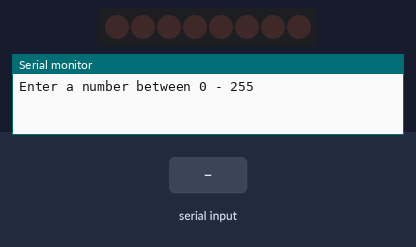
Recording of a sketch running on a simulated Arduino Uno, built with avr-gcc and run on an emulated ATmega328P. Parts: 8 shift-register outputs drawn as a row of LEDs (first output left, lit = HIGH), the last lines printed to the serial monitor. The inputs (shaded band) are chosen by the test bench.

Above: at 1.2 s.
1.3 s: "90,45\n" received over Serial
At 2.7 s:
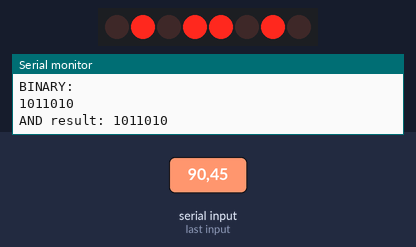
At 5.0 s:
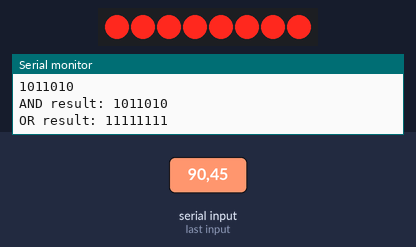
Timing chart, 0 to 21.8 s (numbered marks = the images above; inputs shaded):
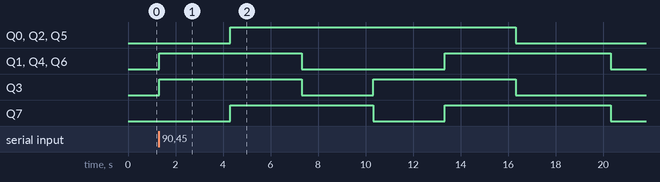

Measured:
- after the input at 1.3 s, Q0, Q2, Q5: LOW → HIGH after 3.0 s, → LOW 12.0 s later; Q1, Q4, Q6: LOW → HIGH at once, → LOW 6.0 s later, → HIGH 6.0 s later, → LOW 7.0 s later; Q3: alternates HIGH for 6.0 s and LOW for 3.0 s, starting at once; Q7: LOW → HIGH after 3.0 s, → LOW 6.0 s later, → HIGH 3.0 s later, → LOW 7.0 s later

The sketch:

binary_Code.ino
```cpp
const int dataPin = 6;
const int clockPin = 7;
const int latchPin = 8;

byte ledMap = 0b11111111;
int delayTime = 3000;

void setup() {
  // put your setup code here, to run once:
  pinMode(dataPin, OUTPUT);
  pinMode(dataPin, OUTPUT);
  pinMode(latchPin, OUTPUT);

  Serial.begin(9600);
  shiftWrite(0x00);
  Serial.println("Enter a number between 0 - 255");
}

void loop() {
  // put your main code here, to run repeatedly:
  if (Serial.available())
  {
    int inputVal = Serial.parseInt();

    if (inputVal > 255)
    {
      Serial.println("Uh oh, try again!");
      Serial.println("Enter a number between 0 - 255");
      return;
    }

    Serial.print("DECIMAL: ");
    Serial.println(inputVal);
    Serial.println("BINARY: ");
    Serial.println(inputVal, BIN); //BIN Stands for BINARY
    Serial.println();

    Serial.print("AND result: ");
    Serial.println(ledMap & inputVal, BIN);
    shiftWrite(ledMap & inputVal);
    delay(delayTime);

    Serial.print("OR result: ");
    Serial.println(ledMap | inputVal, BIN);
    shiftWrite(ledMap | inputVal);
    delay(delayTime);

    Serial.print("XOR result: ");
    Serial.println(ledMap ^ inputVal, BIN);
    shiftWrite(ledMap ^ inputVal);
    delay(delayTime);
    Serial.println();
    Serial.println("Entr a number between 0-255");
  }
}
void shiftWrite(byte value)
{
  digitalWrite(latchPin, LOW);
  shiftOut(dataPin, clockPin, MSBFIRST, value);
  digitalWrite(latchPin, HIGH);
}
```
